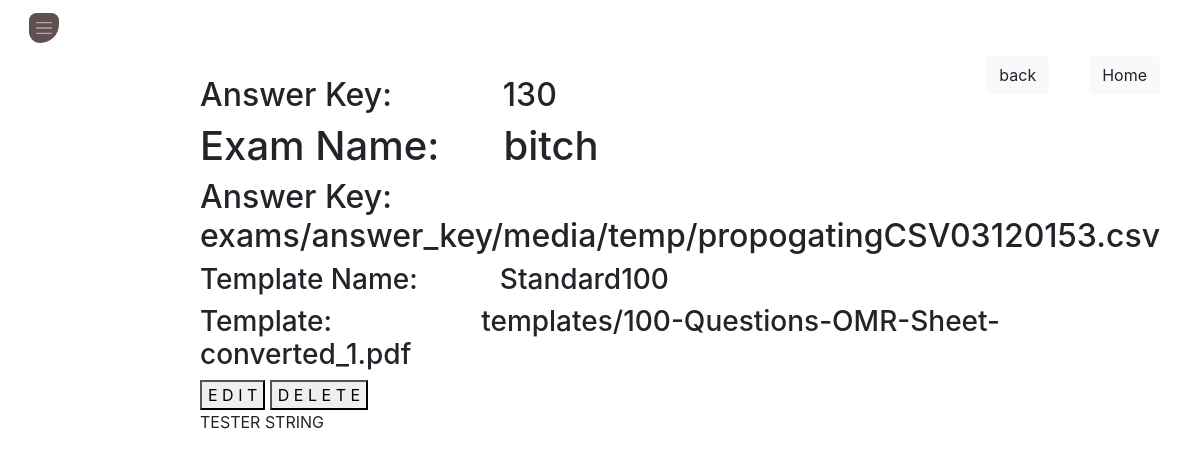
/functions/exam-detail/bitch (signed in), run on the app's committed database.
### functions/models.py (models this page shows, shortened)
class Exam(models.Model):
        user = models.ForeignKey(User,on_delete=models.CASCADE)
        exam_name = models.CharField(max_length = 200)
        ansKey = models.FileField(null=True,blank=True,upload_to='exams/answer_key/' )
        ansKeyImg = models.FileField(default="default.jpg", null=True,blank=True,upload_to='exams/answer_key_img/' )
        template = models.ForeignKey(omr_templates,on_delete=models.PROTECT)
        date = models.DateTimeField(default = timezone.now)

class omr_templates(models.Model):
        pdf_name = models.CharField(max_length = 120)
        pdf = models.FileField(null=False,blank=False,upload_to='templates/' )
        user = models.ForeignKey(User,on_delete=models.CASCADE)

### functions/views.py (the view)
# urls.py: path('exam-detail/<str:name>',login_required(exam_detail_view.as_view()),name='exam-detail'),
class exam_detail_view(DetailView):
    template_name = "exam_detail.html/"
    context_object_name = 'object'
    def get_object(self):
        obj = Exam.objects.filter(exam_name=self.kwargs['name'])
        return obj
    def get_context_data(self, **kwargs):
        context = super().get_context_data(**kwargs)
        oprating_object = self.get_object()
        context['Tester'] = "TESTER STRING"
        return context

### functions/templates/exam_detail.html (shortened to what this page needs)
{% extends 'base.html' %}
{% load static %}
{% block link %}
<link rel="stylesheet" href="{% static "css/exam_detail.css" %}">
{% endblock link %}
{% block content %}
<div class="pos-f-t">
<nav class="navbar navbar-dark">
  <button class="navbar-toggler" type="button" data-toggle="collapse" data-target="#navbarToggleExternalContent" aria-controls="navbarToggleExternalContent" aria-expanded="false" aria-label="Toggle navigation">
    <span class="navbar-toggler-icon"></span>
  </button>
</nav>
</div>
<a href="{% url 'home-page'%}"><h3 class="homeNav"><button type="button" class="btn btn-light">Home</button></h3></a>
<a href={% url 'all-exams' %} ><h3 class="homeNav"><button type="button" class="btn btn-light">back</button></h3></a>
<div class="template-list">
  <h2>Answer Key:&nbsp&nbsp&nbsp&nbsp&nbsp&nbsp&nbsp &nbsp&nbsp&nbsp&nbsp   {{object.first.id}}</h2>
<h1>Exam Name:&nbsp&nbsp&nbsp&nbsp&nbsp {{object.first.exam_name}}</h1>
<h2>Answer Key:&nbsp&nbsp&nbsp&nbsp&nbsp&nbsp&nbsp &nbsp&nbsp&nbsp&nbsp   {{object.first.ansKey}}</h2>
<h3>Template Name: &nbsp&nbsp&nbsp&nbsp&nbsp&nbsp&nbsp&nbsp&nbsp  {{object.first.template.pdf_name}}</h3>
<h3>Template:  &nbsp&nbsp&nbsp&nbsp&nbsp&nbsp&nbsp&nbsp&nbsp&nbsp&nbsp&nbsp&nbsp&nbsp&nbsp&nbsp&nbsp&nbsp {{object.first.template.pdf}}</h3>
<a href="{% url 'exam-update' object.first.id%}"><button  name="button">E D I T</button></a>
<a href="{% url 'exam-delete' object.first.id%}"><button  name="button">D E L E T E</button></a>
<p>{{Tester}}</p>
</div>
{% endblock content %}

### Static_dev/static/css/exam_detail.css (style rules this page uses)
.navbar-toggler-icon { background-color: #605052; background-size: 20px; border-radius: 20px 20px 50px 30px; }
a:-webkit-any-link { color: -webkit-link; cursor: pointer; text-decoration: none; background-color: transparent; }
.homeNav { float:right; margin-right:40px; }
.template-list { margin-top:20px; margin-left:200px; }

### data on the page
Exam: first.id "130", first.exam_name "bitch", first.ansKey "exams/answer_key/media/temp/propogatingCSV03120153.csv", first.template.pdf_name "Standard100", first.template.pdf "templates/100-Questions-OMR-Sheet-converted_1.pdf"

### other printed values
{{ Tester }} "TESTER STRING"
